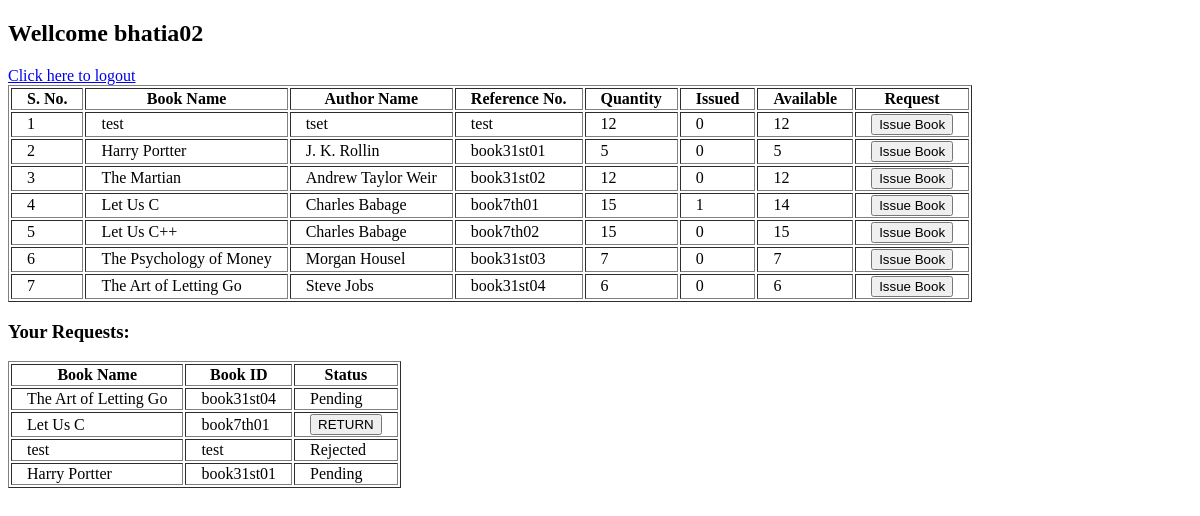
Before: /books (signed in) with the older database file.
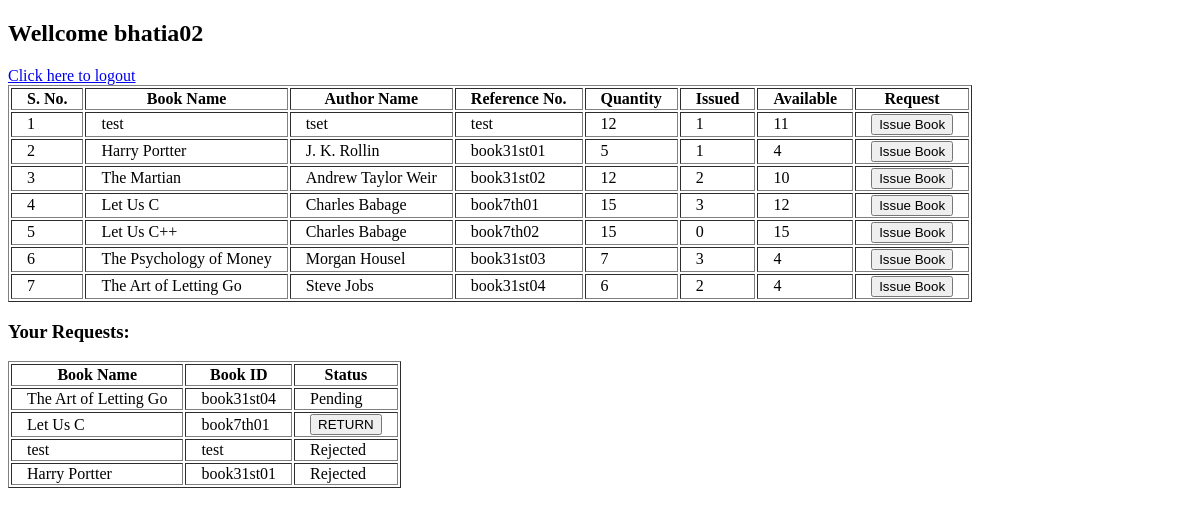
After: the same page with the newer database file.
### models/bookModel.py (models this page shows, shortened)
class bookModel(Base):
    __tablename__ = "books"
    snum = Column(Integer, primary_key=True, autoincrement=True)
    bookName = Column(String)
    author = Column(String)
    referenceNumber = Column(Integer)
    issued = Column(Integer, default=0)
    quantity = Column(Integer)
    available = Column(Integer, default=quantity)
    __table_args__ = (UniqueConstraint('referenceNumber', name='_referenceNumber_uc'),)
    @staticmethod
    def getAllBooks():
        booksData = dbSession.query(bookModel).all()
        return booksData

### models/requestModel.py (models this page shows, shortened)
class reqModel(Base):
    __tablename__ = "requests"
    snum = Column(Integer, primary_key=True, autoincrement=True)
    bookName = Column(String)
    issuedBy = Column(String)
    bookId = Column(String)
    action = Column(Boolean, default=None)
    approval = Column(Boolean, default=None)
    returned = Column(Boolean, default=None)
    @staticmethod
    def getUserRequest(user):
        print ('going to retreve user requests')
        reqs = dbSession.query(reqModel).filter(reqModel.issuedBy==user).all()
        if reqs:
            print ('got all requests!')
            return reqs
        else:
            print ("user didn't have any requests yet")

### routes.py (the view)
@main.route('/books')
def books():
    return booksController.get()

### controllers/booksCon.py (called while the page is built)
    def get():
        if 'username' in session and session['admin'] == False:
            booksData = bookModel.getAllBooks()
            user = session['username']
            booksReq = reqModel.getUserRequest(user)
            if 'error' in session:
                error = session['error']
                session.pop('error', None)
                return render_template('booksPage.html', books=booksData, requests=booksReq, err=error)
            return render_template('booksPage.html', books=booksData, requests=booksReq)
        else:
            return 'You are not logedin as user!<br><a href="http://localhost:5542/login">Click here to LOGIN</a>'

### templates/booksPage.html (shortened to what this page needs)
<!DOCTYPE html>
<html lang="en">
<head>
</head>
<body>
    <h2>Wellcome {{ session['username'] }}</h2>
    <a href="http://localhost:5542/logout">Click here to logout</a><br>
    <table border=1>
        <tr>
            <th>S. No.</th>
            <th>Book Name</th>
            <th>Author Name</th>
            <th>Reference No.</th>
            <th>Quantity</th>
            <th>Issued</th>
            <th>Available</th>
            <th>Request</th>
        </tr>
        {% for book in books %}
            <tr>
                <td>{{ book.snum }}</td>
                <td>{{ book.bookName }}</td>
                <td>{{ book.author }}</td>
                <td>{{ book.referenceNumber }}</td>
                <td>{{ book.quantity }}</td>
                <td>{{ book.issued }}</td>
                <td>{{ book.available }}</td>
                {% if book.available <= 0 %}
                    <td>Currently Unavailable</td>
                {% else %}
                    <td>
                        <form action="http://localhost:5542/books/issue" method="POST" style="display:inline;">
                            <button type="submit">Issue Book</button>
                        </form>
                    </td>
                {% endif %}
            </tr>
        {% endfor %}
    </table>
    {% if requests %}
        <h3>Your Requests: </h3>
        <table border="1">
            <tr>
                <th>Book Name</th>
                <th>Book ID</th>
                <th>Status</th>
            </tr>
            {% for request in requests %}
                <tr>
                    <td>{{ request.bookName }}</td>
                    <td>{{ request.bookId }}</td>
                    {% if request.action == None %}
                        <td>Pending</td>
                    {% elif request.action == True and request.approval == False %}
                        <td>Rejected</td>
                    {% elif request.returned == True %}
                        <td>Returned</td>
                    {% else %}
                        <td>
                            <form action="http://localhost:5542/books/return" method="POST" style="display:inline;">
                                <button type="submit">RETURN</button>
                            </form>
                        </td>
                    {% endif %}
                </tr>
            {% endfor %}
        </table>
    {% endif %}
</body>
</html>

### templates/booksPage.html (style rules this page uses)
th, td { padding-left: 15px; padding-right: 15px; }

Changed rows visible on the page:
changed bookModel "test": issued "0" → "1"; available "12" → "11"
changed bookModel "Harry Portter": issued "0" → "1"; available "5" → "4"
changed bookModel "The Martian": issued "0" → "2"; available "12" → "10"
changed bookModel "Let Us C": issued "1" → "3"; available "14" → "12"
changed bookModel "The Psychology of Money": issued "0" → "3"; available "7" → "4"
changed bookModel "The Art of Letting Go": issued "0" → "2"; available "6" → "4"
changed reqModel "Harry Portter": action "Pending" → "Rejected"
